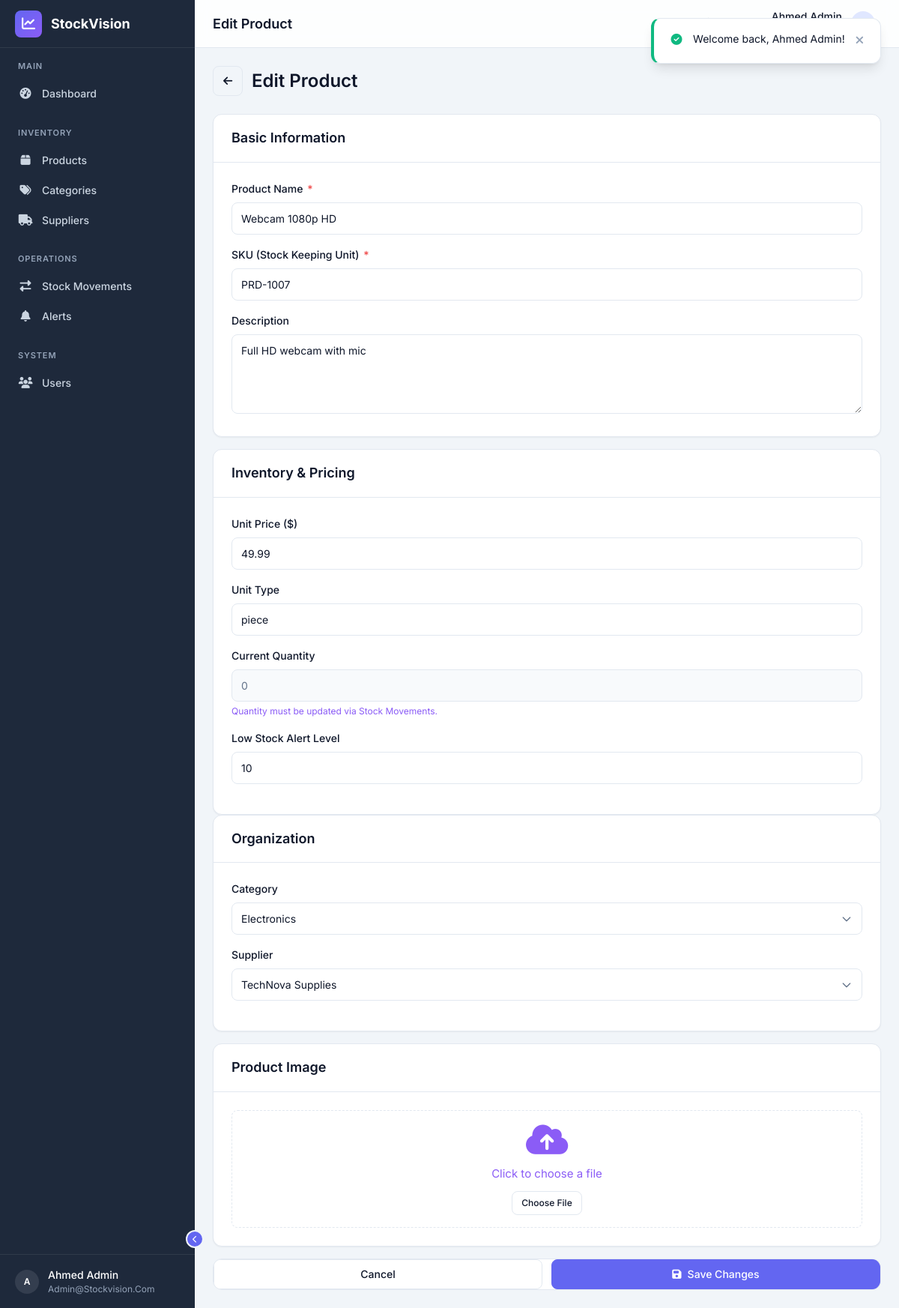
Page /products/7/edit (signed in) on the committed database.
### tables this page shows
CREATE TABLE `products` (
    `id` INT UNSIGNED AUTO_INCREMENT PRIMARY KEY,
    `name` VARCHAR(255) NOT NULL,
    `sku` VARCHAR(50) NOT NULL,
    `category_id` INT UNSIGNED NULL,
    `supplier_id` INT UNSIGNED NULL,
    `description` TEXT NULL,
    `unit_price` DECIMAL(10,2) NOT NULL DEFAULT 0.00,
    `quantity` INT NOT NULL DEFAULT 0,
    `min_stock_level` INT NOT NULL DEFAULT 10,
    `unit` VARCHAR(20) NOT NULL DEFAULT 'piece',
    `image` VARCHAR(255) NULL,
    `created_at` DATETIME NOT NULL DEFAULT CURRENT_TIMESTAMP,
    `updated_at` DATETIME NULL ON UPDATE CURRENT_TIMESTAMP,
    `deleted_at` DATETIME NULL COMMENT 'Soft delete timestamp',
    UNIQUE KEY `uk_products_sku` (`sku`),
    KEY `idx_products_category` (`category_id`),
    KEY `idx_products_supplier` (`supplier_id`),
    KEY `idx_products_quantity` (`quantity`, `min_stock_level`),
    CONSTRAINT `fk_products_category` FOREIGN KEY (`category_id`)
        REFERENCES `categories`(`id`) ON DELETE SET NULL ON UPDATE CASCADE,
    CONSTRAINT `fk_products_supplier` FOREIGN KEY (`supplier_id`)
        REFERENCES `suppliers`(`id`) ON DELETE SET NULL ON UPDATE CASCADE
);

CREATE TABLE `categories` (
    `id` INT UNSIGNED AUTO_INCREMENT PRIMARY KEY,
    `name` VARCHAR(100) NOT NULL,
    `description` TEXT NULL,
    `color` VARCHAR(7) NULL COMMENT 'Hex color for charts/badges',
    `created_at` DATETIME NOT NULL DEFAULT CURRENT_TIMESTAMP,
    `updated_at` DATETIME NULL ON UPDATE CURRENT_TIMESTAMP,
    `deleted_at` DATETIME NULL COMMENT 'Soft delete timestamp',
    UNIQUE KEY `uk_categories_name` (`name`)
);

CREATE TABLE `suppliers` (
    `id` INT UNSIGNED AUTO_INCREMENT PRIMARY KEY,
    `name` VARCHAR(100) NOT NULL,
    `phone` VARCHAR(20) NULL,
    `email` VARCHAR(255) NULL,
    `address` TEXT NULL,
    `created_at` DATETIME NOT NULL DEFAULT CURRENT_TIMESTAMP,
    `updated_at` DATETIME NULL ON UPDATE CURRENT_TIMESTAMP,
    `deleted_at` DATETIME NULL COMMENT 'Soft delete timestamp'
);

### app/controllers/ProductController.php (called while the page is built, shortened)
<?php
class ProductController
{
    private Product $productModel;
    private Category $categoryModel;
    private Supplier $supplierModel;
    public function __construct()
    {
        $this->db = getDB();
        $this->productModel = new Product($this->db);
        $this->categoryModel = new Category($this->db);
        $this->supplierModel = new Supplier($this->db);
    }
    public function edit(int $id): void
    {
        $product = $this->productModel->findById($id);
        $pageTitle = 'Edit Product';
        $categories = $this->categoryModel->getAllList();
        $suppliers = $this->supplierModel->getAllList();
        $this->render('products/edit', compact('pageTitle', 'product', 'categories', 'suppliers', 'errors'));
    }
    private function render(string $view, array $data = [], string $layout = 'app'): void
    {
        extract($data);
        require __DIR__ . '/../../views/layouts/' . $layout . '.php';
    }
}

### public/index.php (called while the page is built, shortened)
<?php
require_once __DIR__ . '/../app/config/app.php';
require_once __DIR__ . '/../app/config/database.php';
require_once __DIR__ . '/../app/helpers/response.php';
$requestMethod = $_SERVER['REQUEST_METHOD'];
$requestUri    = parse_url($_SERVER['REQUEST_URI'], PHP_URL_PATH);
$requestUri = '/' . ltrim($requestUri, '/');
$routes = require __DIR__ . '/../app/routes.php';
$matchedRoute  = null;
$routeParams   = [];
foreach ($routes as $route) {
    [$method, $path, $controller, $action] = $route;
    if ($method !== $requestMethod) {
        continue;
    }
    $pattern = preg_replace('/\{([a-zA-Z_]+)\}/', '(\d+)', $path);
    $pattern = '#^' . $pattern . '$#';
    if (preg_match($pattern, $requestUri, $matches)) {
        $matchedRoute = $route;
        array_shift($matches);
        $routeParams = $matches;
        break;
    }
}
[, , $controllerName, $actionName] = $matchedRoute;
$controller = new $controllerName();
call_user_func_array([$controller, $actionName], $routeParams);

### app/config/database.php (called while the page is built, shortened)
<?php
function getDB(): PDO
{
    static $pdo = null;
    if ($pdo === null) {
        $dsn = sprintf(
            'mysql:host=%s;port=%s;dbname=%s;charset=%s',
            DB_HOST,
            DB_PORT,
            DB_NAME,
            DB_CHARSET
        );
        $options = [
            PDO::ATTR_ERRMODE            => PDO::ERRMODE_EXCEPTION,
            PDO::ATTR_DEFAULT_FETCH_MODE => PDO::FETCH_ASSOC,
            PDO::ATTR_EMULATE_PREPARES   => false,
            PDO::MYSQL_ATTR_INIT_COMMAND => "SET NAMES utf8mb4 COLLATE utf8mb4_unicode_ci",
        ];
        try {
            $pdo = new PDO($dsn, DB_USER, DB_PASS, $options);
        } catch (PDOException $e) {
            error_log('Database connection failed: ' . $e->getMessage());
            die('Database connection failed. Please check your configuration.');
        }
    }
    return $pdo;
}

### app/models/Product.php (called while the page is built, shortened)
<?php
class Product
{
    private PDO $db;
    public function __construct(PDO $db)
    {
        $this->db = $db;
    }
    public function findById(int $id): ?array
    {
        $stmt = $this->db->prepare("
            SELECT p.*,
                   c.`name` as category_name, c.`color` as category_color,
                   s.`name` as supplier_name, s.`email` as supplier_email, s.`phone` as supplier_phone
            FROM `products` p
            LEFT JOIN `categories` c ON p.`category_id` = c.`id`
            LEFT JOIN `suppliers` s ON p.`supplier_id` = s.`id`
            WHERE p.`id` = ? AND p.`deleted_at` IS NULL
        ");
        $stmt->execute([$id]);
        $product = $stmt->fetch();
        return $product ?: null;
    }
}

### app/helpers/response.php (called while the page is built, shortened)
<?php
function old(string $field, mixed $default = ''): mixed
{
    $value = $_SESSION['old'][$field] ?? $default;
    return $value;
}
function hasError(string $field): bool
{
    return isset($_SESSION['errors'][$field]);
}

### app/models/Category.php (called while the page is built, shortened)
<?php
class Category
{
    private PDO $db;
    public function __construct(PDO $db)
    {
        $this->db = $db;
    }
    public function getAllList(): array
    {
        $stmt = $this->db->query("
            SELECT `id`, `name`, `color`
            FROM `categories`
            WHERE `deleted_at` IS NULL
            ORDER BY `name` ASC
        ");
        return $stmt->fetchAll();
    }
}

### app/models/Supplier.php (called while the page is built, shortened)
<?php
class Supplier
{
    private PDO $db;
    public function __construct(PDO $db)
    {
        $this->db = $db;
    }
    public function getAllList(): array
    {
        $stmt = $this->db->query("
            SELECT `id`, `name`
            FROM `suppliers`
            WHERE `deleted_at` IS NULL
            ORDER BY `name` ASC
        ");
        return $stmt->fetchAll();
    }
}

### views/products/edit.php (the view, shortened to what this page needs)
<div class="page-header">
    <div class="d-flex align-items-center gap-3">
        <a href="<?= BASE_URL ?>/products" class="btn btn-icon btn-outline" aria-label="Back">
            <i class="fa-solid fa-arrow-left"></i>
        </a>
        <h1 class="m-0"><?= htmlspecialchars($pageTitle) ?></h1>
    </div>
</div>
<form action="<?= BASE_URL ?>/products/<?= $product['id'] ?>/update" method="POST" enctype="multipart/form-data">
    <div class="row">
        <div class="col-md-8">
            <div class="card mb-4">
                <div class="card-header">
                    <h3 class="card-title">Basic Information</h3>
                </div>
                <div class="card-body">
                    <div class="form-group">
                        <label for="name" class="form-label">Product Name <span class="required">*</span></label>
                        <input type="text" id="name" name="name"
                               class="form-control <?= hasError('name') ? 'is-invalid' : '' ?>"
                               value="<?= htmlspecialchars(old('name', $product['name'])) ?>" required>
                    </div>
                    <div class="form-group">
                        <label for="sku" class="form-label">SKU (Stock Keeping Unit) <span class="required">*</span></label>
                        <input type="text" id="sku" name="sku"
                               class="form-control <?= hasError('sku') ? 'is-invalid' : '' ?>"
                               value="<?= htmlspecialchars(old('sku', $product['sku'])) ?>" required>
                    </div>
                    <div class="form-group mb-0">
                        <label for="description" class="form-label">Description</label>
                        <textarea id="description" name="description"
                                  class="form-control <?= hasError('description') ? 'is-invalid' : '' ?>"
                                  rows="4"><?= htmlspecialchars(old('description', $product['description'])) ?></textarea>
                    </div>
                </div>
            </div>
            <div class="card">
                <div class="card-header">
                    <h3 class="card-title">Inventory & Pricing</h3>
                </div>
                <div class="card-body">
                    <div class="row">
                        <div class="col-md-6">
                            <div class="form-group">
                                <label for="unit_price" class="form-label">Unit Price ($)</label>
                                <input type="number" step="0.01" min="0" id="unit_price" name="unit_price"
                                       class="form-control <?= hasError('unit_price') ? 'is-invalid' : '' ?>"
                                       value="<?= htmlspecialchars(old('unit_price', $product['unit_price'])) ?>">
                            </div>
                        </div>
                        <div class="col-md-6">
                            <div class="form-group">
                                <label for="unit" class="form-label">Unit Type</label>
                                <input type="text" id="unit" name="unit"
                                       class="form-control <?= hasError('unit') ? 'is-invalid' : '' ?>"
                                       value="<?= htmlspecialchars(old('unit', $product['unit'])) ?>">
                            </div>
                        </div>
                    </div>
                    <div class="row">
                        <div class="col-md-6">
                            <div class="form-group">
                                <label class="form-label">Current Quantity</label>
                                <input type="text" class="form-control bg-secondary-light"
                                       value="<?= htmlspecialchars($product['quantity']) ?>" readonly disabled>
                                <small class="text-secondary mt-1 d-block">Quantity must be updated via Stock Movements.</small>
                            </div>
                        </div>
                        <div class="col-md-6">
                            <div class="form-group">
                                <label for="min_stock_level" class="form-label">Low Stock Alert Level</label>
                                <input type="number" min="0" id="min_stock_level" name="min_stock_level"
                                       class="form-control <?= hasError('min_stock_level') ? 'is-invalid' : '' ?>"
                                       value="<?= htmlspecialchars(old('min_stock_level', $product['min_stock_level'])) ?>">
                            </div>
                        </div>
                    </div>
                </div>
            </div>
        </div>
        <div class="col-md-4">
            <div class="card mb-4">
                <div class="card-header">
                    <h3 class="card-title">Organization</h3>
                </div>
                <div class="card-body">
                    <div class="form-group">
                        <label for="category_id" class="form-label">Category</label>
                        <select id="category_id" name="category_id" class="form-control <?= hasError('category_id') ? 'is-invalid' : '' ?>">
                            <?php foreach ($categories as $cat): ?>
                                <option value="<?= $cat['id'] ?>" <?= old('category_id', $product['category_id']) == $cat['id'] ? 'selected' : '' ?>>
                                    <?= htmlspecialchars($cat['name']) ?>
                                </option>
                            <?php endforeach; ?>
                        </select>
                    </div>
                    <div class="form-group">
                        <label for="supplier_id" class="form-label">Supplier</label>
                        <select id="supplier_id" name="supplier_id" class="form-control <?= hasError('supplier_id') ? 'is-invalid' : '' ?>">
                            <?php foreach ($suppliers as $sup): ?>
                                <option value="<?= $sup['id'] ?>" <?= old('supplier_id', $product['supplier_id']) == $sup['id'] ? 'selected' : '' ?>>
                                    <?= htmlspecialchars($sup['name']) ?>
                                </option>
                            <?php endforeach; ?>
                        </select>
                    </div>
                </div>
            </div>
            <div class="card mb-4">
                <div class="card-header">
                    <h3 class="card-title">Product Image</h3>
                </div>
                <div class="card-body">
                    <div class="form-group mb-0">
                        <div class="image-upload-wrapper text-center p-4 border rounded" style="border-style: dashed !important; background: var(--bg-secondary);">
                            <i class="fa-solid fa-cloud-arrow-up text-secondary fa-3x mb-3" id="upload-icon" style="display: <?= $product['image'] ? 'none' : 'block' ?>;"></i>
                            <p class="text-secondary mb-3">Click to choose a file</p>
                            <button type="button" class="btn btn-outline btn-sm" onclick="document.getElementById('image').click()">
                                Choose File
                            </button>
                        </div>
                    </div>
                </div>
            </div>
            <div class="card bg-transparent border-0 shadow-none">
                <div class="d-flex gap-3 w-100">
                    <a href="<?= BASE_URL ?>/products" class="btn btn-outline flex-1">Cancel</a>
                    <button type="submit" class="btn btn-primary flex-1">
                        <i class="fa-solid fa-save"></i> Save Changes
                    </button>
                </div>
            </div>
        </div>
    </div>
</form>

### rows in the picture
products: name "Webcam 1080p HD", sku "PRD-1007", description "Full HD webcam with mic", unit_price "49.99", unit "piece", quantity "0", min_stock_level "10", category_id "Electronics", supplier_id "TechNova Supplies"

### other values in the picture
substr(currentUserName() ?? 'U', 0, 1) "A"
currentUserName() "Ahmed Admin"
currentUserEmail() "Admin@stockvision.com"
$pageTitle "Edit Product"
